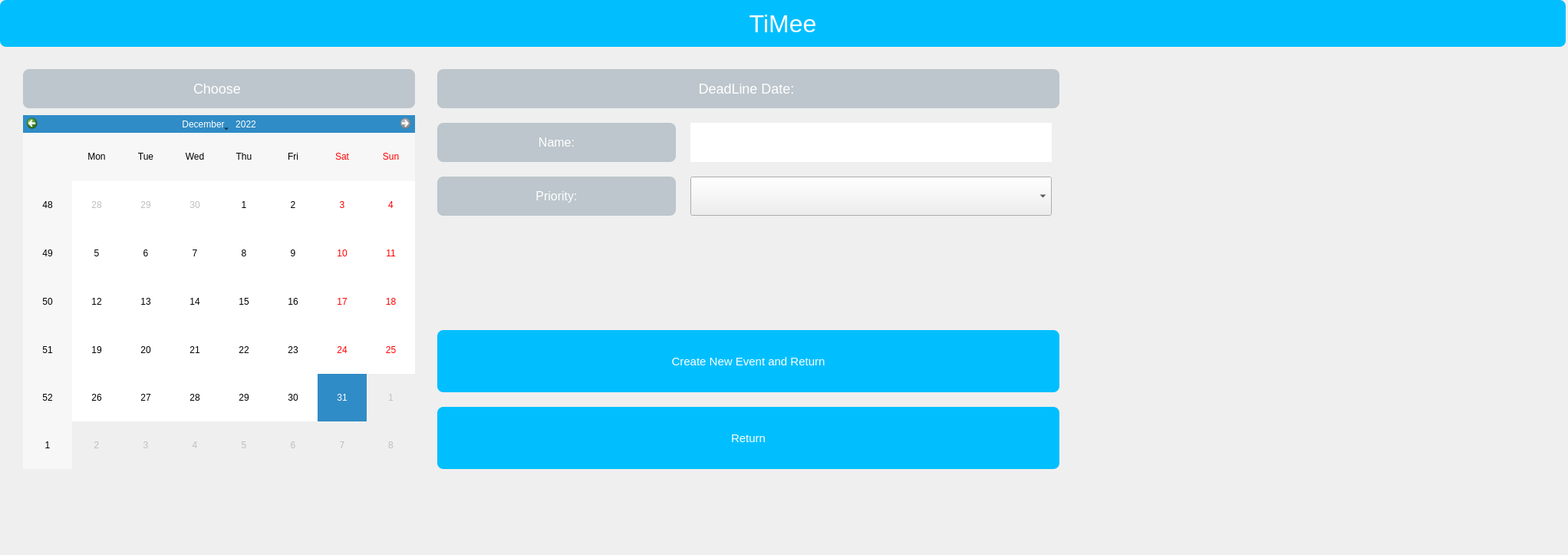
<?xml version="1.0" encoding="UTF-8"?>
<ui version="4.0">
 <class>Form</class>
 <widget class="QWidget" name="Form">
  <property name="geometry">
   <rect>
    <x>0</x>
    <y>0</y>
    <width>2044</width>
    <height>723</height>
   </rect>
  </property>
  <property name="minimumSize">
   <size>
    <width>2044</width>
    <height>723</height>
   </size>
  </property>
  <property name="windowTitle">
   <string>Form</string>
  </property>
  <widget class="QLabel" name="label_5">
   <property name="geometry">
    <rect>
     <x>30</x>
     <y>90</y>
     <width>511</width>
     <height>51</height>
    </rect>
   </property>
   <property name="minimumSize">
    <size>
     <width>0</width>
     <height>0</height>
    </size>
   </property>
   <property name="styleSheet">
    <string notr="true">font-size : 18px;
background : #BCC6CC;
color : white;
border-radius:8px;</string>
   </property>
   <property name="text">
    <string>Choose </string>
   </property>
   <property name="alignment">
    <set>Qt::AlignCenter</set>
   </property>
  </widget>
  <widget class="QLabel" name="dateChoosenLabel">
   <property name="geometry">
    <rect>
     <x>570</x>
     <y>90</y>
     <width>811</width>
     <height>51</height>
    </rect>
   </property>
   <property name="minimumSize">
    <size>
     <width>0</width>
     <height>0</height>
    </size>
   </property>
   <property name="styleSheet">
    <string notr="true">font-size : 18px;
background : #BCC6CC;
color : white;
border-radius:8px;</string>
   </property>
   <property name="text">
    <string>DeadLine Date: </string>
   </property>
   <property name="alignment">
    <set>Qt::AlignCenter</set>
   </property>
  </widget>
  <widget class="QPushButton" name="createNewEventBT">
   <property name="geometry">
    <rect>
     <x>570</x>
     <y>430</y>
     <width>811</width>
     <height>81</height>
    </rect>
   </property>
   <property name="minimumSize">
    <size>
     <width>0</width>
     <height>0</height>
    </size>
   </property>
   <property name="styleSheet">
    <string notr="true">border-radius : 8px;
background-color: #01BFFF;
color: white;
font: 11pt;</string>
   </property>
   <property name="text">
    <string>Create New Event and Return</string>
   </property>
  </widget>
  <widget class="QLabel" name="label">
   <property name="geometry">
    <rect>
     <x>0</x>
     <y>0</y>
     <width>2041</width>
     <height>61</height>
    </rect>
   </property>
   <property name="minimumSize">
    <size>
     <width>0</width>
     <height>0</height>
    </size>
   </property>
   <property name="styleSheet">
    <string notr="true">font-size : 24pt;
background : #01BFFF;
color : white;
border-radius:8px;</string>
   </property>
   <property name="text">
    <string>TiMee</string>
   </property>
   <property name="alignment">
    <set>Qt::AlignCenter</set>
   </property>
  </widget>
  <widget class="QCalendarWidget" name="calendarWidget">
   <property name="geometry">
    <rect>
     <x>30</x>
     <y>150</y>
     <width>511</width>
     <height>461</height>
    </rect>
   </property>
   <property name="minimumSize">
    <size>
     <width>0</width>
     <height>0</height>
    </size>
   </property>
   <property name="styleSheet">
    <string notr="true">font: 12px;</string>
   </property>
   <property name="minimumDate">
    <date>
     <year>2022</year>
     <month>5</month>
     <day>13</day>
    </date>
   </property>
   <property name="maximumDate">
    <date>
     <year>2022</year>
     <month>12</month>
     <day>31</day>
    </date>
   </property>
  </widget>
  <widget class="QLabel" name="EventNameLabel_2">
   <property name="geometry">
    <rect>
     <x>570</x>
     <y>160</y>
     <width>311</width>
     <height>51</height>
    </rect>
   </property>
   <property name="minimumSize">
    <size>
     <width>0</width>
     <height>0</height>
    </size>
   </property>
   <property name="styleSheet">
    <string notr="true">font-size : 16px;
background : #BCC6CC;
color : white;
border-radius:8px;</string>
   </property>
   <property name="text">
    <string>Name:</string>
   </property>
   <property name="alignment">
    <set>Qt::AlignCenter</set>
   </property>
  </widget>
  <widget class="QLabel" name="label_7">
   <property name="geometry">
    <rect>
     <x>570</x>
     <y>230</y>
     <width>311</width>
     <height>51</height>
    </rect>
   </property>
   <property name="minimumSize">
    <size>
     <width>0</width>
     <height>0</height>
    </size>
   </property>
   <property name="styleSheet">
    <string notr="true">font-size : 16px;
background : #BCC6CC;
color : white;
border-radius:8px;</string>
   </property>
   <property name="text">
    <string>Priority:</string>
   </property>
   <property name="alignment">
    <set>Qt::AlignCenter</set>
   </property>
  </widget>
  <widget class="QComboBox" name="comboBox1">
   <property name="geometry">
    <rect>
     <x>900</x>
     <y>230</y>
     <width>471</width>
     <height>51</height>
    </rect>
   </property>
   <property name="styleSheet">
    <string notr="true">font-size : 24px;
</string>
   </property>
  </widget>
  <widget class="QTextEdit" name="textEdit1">
   <property name="geometry">
    <rect>
     <x>900</x>
     <y>160</y>
     <width>471</width>
     <height>51</height>
    </rect>
   </property>
   <property name="styleSheet">
    <string notr="true">font-size : 24px;
border-radius:8px;</string>
   </property>
  </widget>
  <widget class="QPushButton" name="return1">
   <property name="geometry">
    <rect>
     <x>570</x>
     <y>530</y>
     <width>811</width>
     <height>81</height>
    </rect>
   </property>
   <property name="minimumSize">
    <size>
     <width>0</width>
     <height>0</height>
    </size>
   </property>
   <property name="styleSheet">
    <string notr="true">border-radius : 8px;
background-color: #01BFFF;
color: white;
font: 11pt;</string>
   </property>
   <property name="text">
    <string>Return</string>
   </property>
  </widget>
  <widget class="QLabel" name="label_2">
   <property name="geometry">
    <rect>
     <x>1520</x>
     <y>120</y>
     <width>431</width>
     <height>501</height>
    </rect>
   </property>
   <property name="text">
    <string/>
   </property>
   <property name="pixmap">
    <pixmap>Untitled-1.png</pixmap>
   </property>
   <property name="scaledContents">
    <bool>true</bool>
   </property>
  </widget>
 </widget>
 <resources/>
 <connections/>
</ui>
